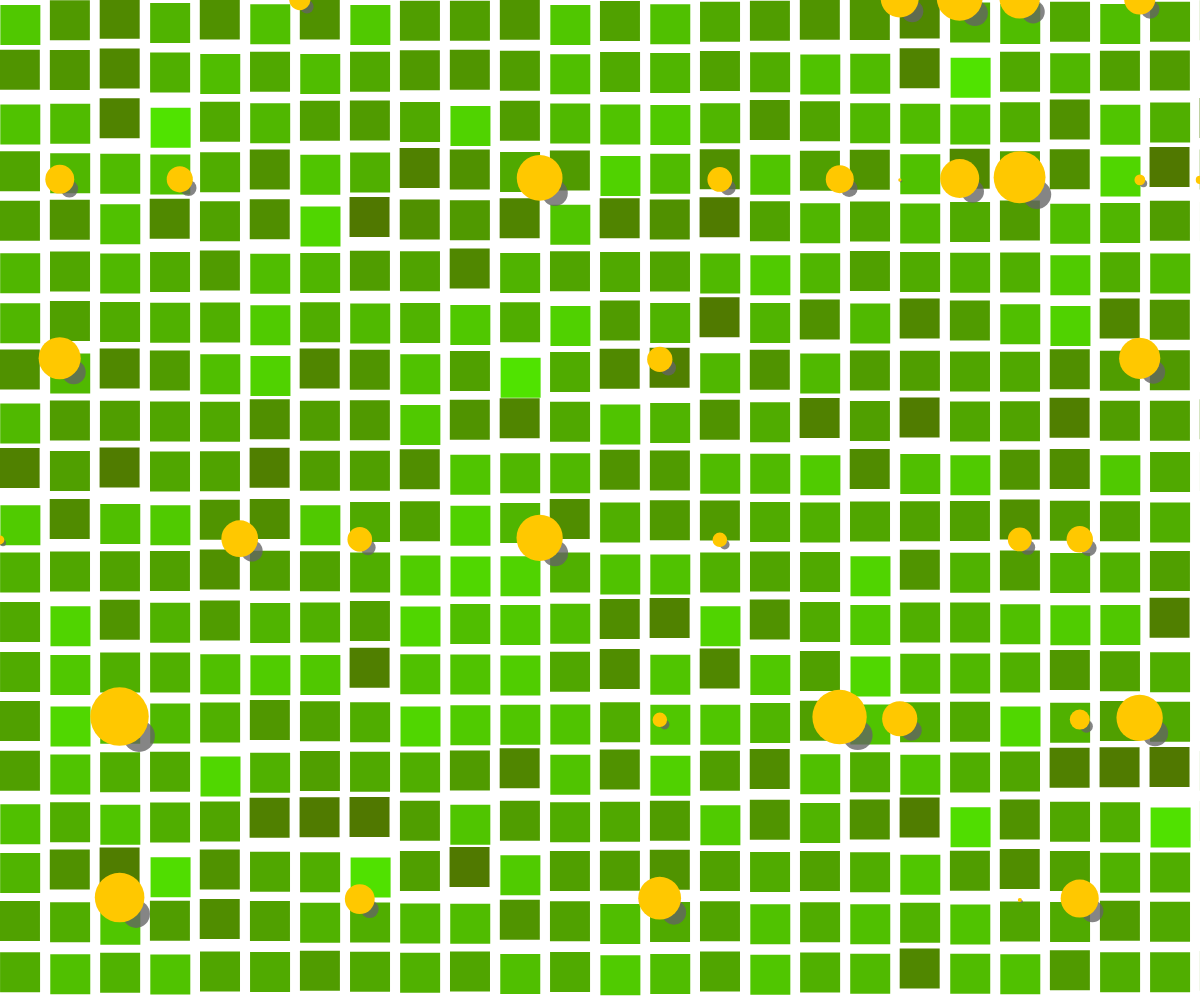
Frame 1 (no input)
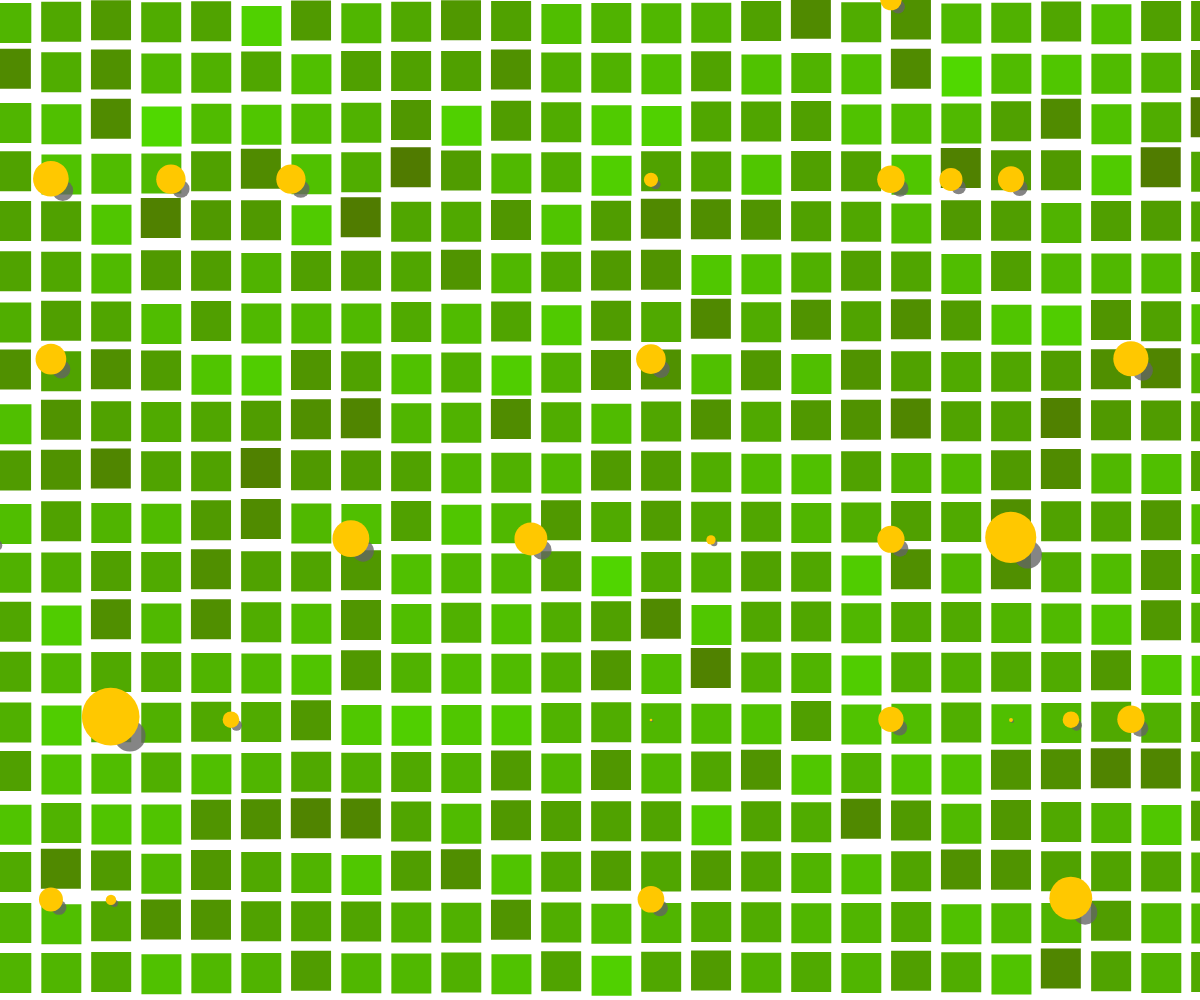
Frame 60 (no input)
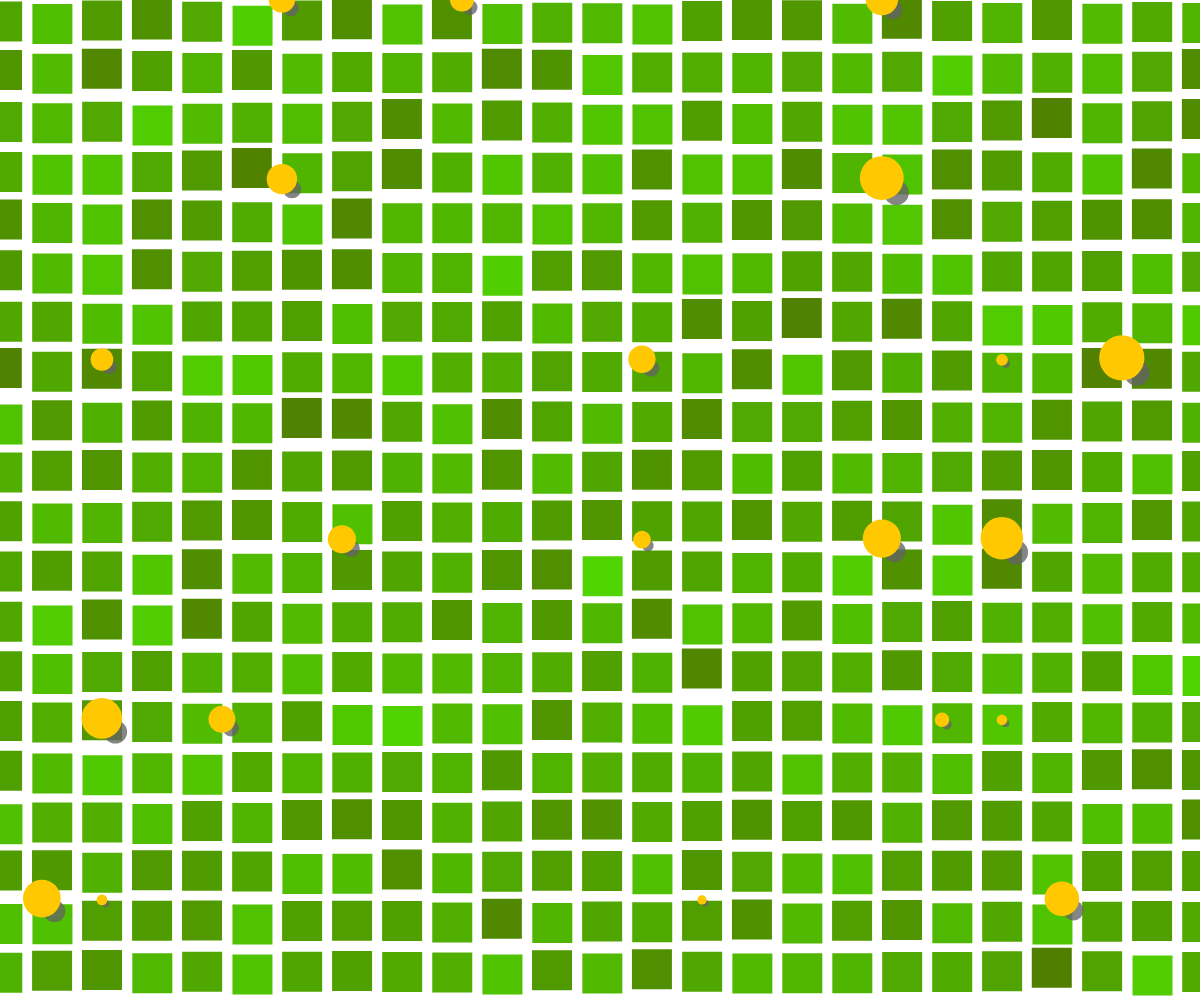
Frame 120 (the mouse pressed at the canvas centre since frame 60)

The p5.js sketch that drew these frames (run headless with seeded random() and noise() and a simulated clock; from frame 60 on, the mouse is pressed at the canvas centre):

// p5.js sketch
// ── sketch.js
function setup() {
  WIDTH = windowWidth;
  HEIGHT = windowHeight;
  createCanvas(WIDTH, HEIGHT);
  // noiseDetail(8, 0.5);
}

let slowCount;
let medCount;

function draw() {
  slowCount = frameCount / 200;
  medCount = slowCount * 30;
  background(255);
  // seeup(10);
  // sqas(10)
  squares(50);
  sircles(60);
  // noLoop();
  // stroke(0)
  // strokeWeight(1)
  // fill(237, 186, 3)
  // textAlign(CENTER, CENTER)
  // textSize(100);
  // text("ACM", windowWidth / 2, windowHeight / 2)
}

function squares(side) {
  noStroke();
  for (let x = 0; x <= WIDTH + 100 * side; x += side) {
    for (let y = 0; y < HEIGHT; y += side) {
      let n = 150 * noise(x - ((medCount / 100) % side), y, slowCount) - 50;
      fill(color(80, 150 + n, 0));
      square(
        x - (medCount % (side * 100)) + n / 100,
        y + n / 10,
        (side / 5) * 4
      );
    }
  }
}

function sqas(side) {
  noStroke();
  for (let x = 0; x <= WIDTH; x += side) {
    for (let y = 0; y < HEIGHT; y += side) {
      b = (noise(x) * 255 + side * medCount - y) % 255;
      fill(color(b));
      circle(x, y, side);
    }
  }
}

function seeup(side) {
  noStroke();
  for (let x = 0; x <= WIDTH; x += side) {
    for (let y = 0; y < HEIGHT; y += side) {
      r = round(255 * abs(sin(medCount / 19)));
      fill(
        r,
        255 * noise(y, slowCount, slowCount),
        255 * noise(x, y, slowCount),
        30
      );
      circle(
        WIDTH / 2 + 300 * tan(x + medCount + slowCount / 10),
        height / 2 + ((300 * (y + slowCount)) % 600) - 300,
        10
      );
    }
  }
}

function sircles(space) {
  noStroke();
  for (let x = 0; x < WIDTH + 100 * space; x += space) {
    for (let y = 0; y < HEIGHT; y += 180) {
      let n = 150 * noise(x, y, slowCount) - 50;
      if (n < 0) {
        fill(color(100, 100, 100, 200));
        r = (space * sqrt(-n)) / 6;
        circle(
          x - (medCount % (space * 100)) + n / 100 + r / 3,
          y + n / 10 + r / 3,
          pow(r, 0.85)
        );
        fill(color(255, 200, 0));
        circle(x - (medCount % (space * 100)) + n / 100, y + n / 10, r);
      }
    }
  }
}
